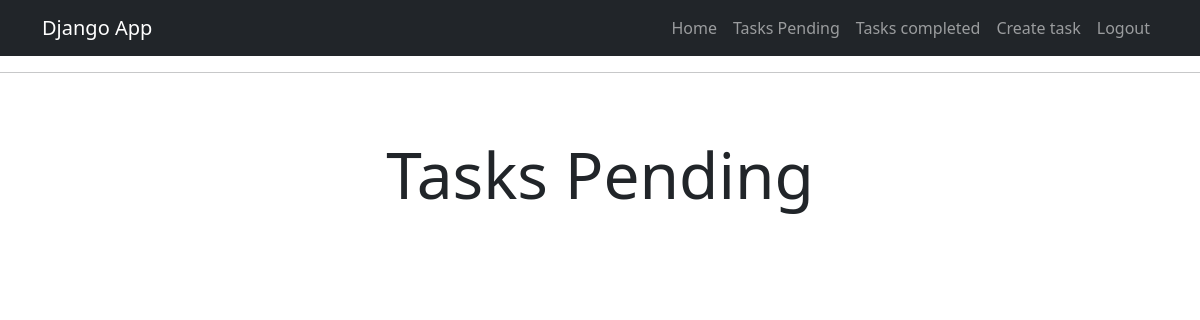
/tasks/ (signed in), run on an earlier commit of the app's database.
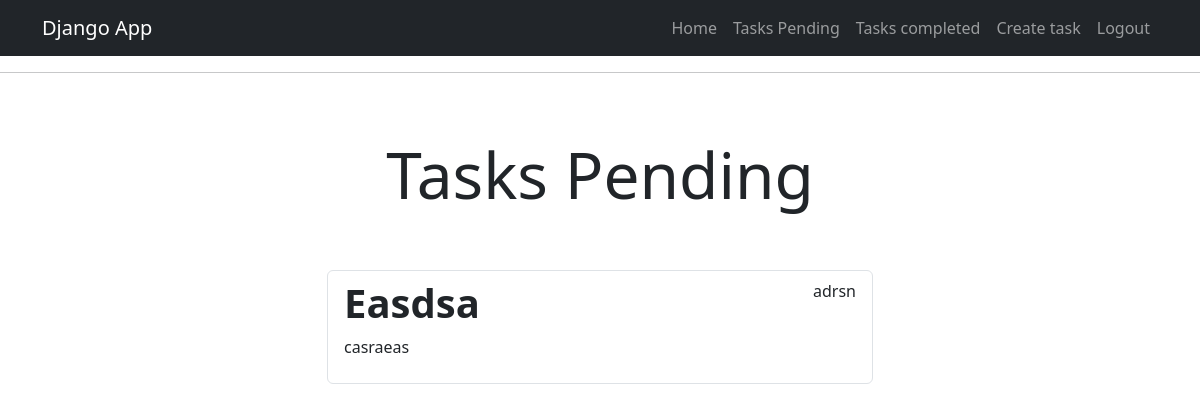
And on a later commit of the database.
### tasks/models.py (models this page shows, shortened)
class Task(models.Model):
    title = models.CharField(max_length=100)
    description = models.TextField(blank=True)
    created = models.DateTimeField(auto_now_add=True)
    datecompleted = models.DateTimeField(null=True, blank=True)
    important = models.BooleanField(default=False)
    user = models.ForeignKey(User, on_delete=models.CASCADE)

### tasks/views.py (the view)
# urls.py: path("tasks/", views.tasks, name='tasks'),
@login_required
def tasks(request):
    tasks = Task.objects.filter(user=request.user, datecompleted__isnull=True)
    return render(request, 'tasks.html', {
        'tasks': tasks
    })

### tasks/templates/tasks.html (shortened to what this page needs)
{% extends "base.html" %}
{% block content %}
    <main class="container">
        <div class="row">
            <div class="col-md-6 offset-md-3">
                <h1 class="text-center display-3 py-5">Tasks Pending</h1>
                <ul class="list-group">
                    {% for task in tasks %}
                        <a class="list-group-item" href="{% url 'task_detail' task.id %}">
                            <header class="d-flex justify-content-between">
                                {% if task.important %}
                                    <h1 class="fw-bold text-success">{{task.title}}</h1>
                                {% else %}
                                    <h1 class="fw-bold">{{task.title}}</h1>
                                {% endif %}
                                <p>{{task.user.username}}</p>
                            </header>
                            <p>{{task.description}}</p>
                        </a>
                    {% endfor %}
                </ul>
            </div>
        </div>
    </main>
{% endblock  %}

### tasks/templates/base.html (shortened to what this page needs)
<!DOCTYPE html>
<html lang="en">
<head>
    <link href="https://cdn.jsdelivr.net/npm/bootstrap@5.3.3/dist/css/bootstrap.min.css" rel="stylesheet">
</head>
<body>
    <nav class="navbar navbar-expand-lg bg-dark navbar-dark">
        <div class="container">
          <a class="navbar-brand" href="/">Django App</a>
          <div class="collapse navbar-collapse" id="navbarNav">
            <ul class="navbar-nav ms-auto">
              <li class="nav-item"><a class="nav-link" href="/">Home</a></li>
              {% if user.is_authenticated %}
                <li class="nav-item"><a class="nav-link" href="{% url 'tasks' %}">Tasks Pending</a></li>
                <li class="nav-item"><a class="nav-link" href="{% url 'tasks_completed' %}">Tasks completed</a></li>
                <li class="nav-item"><a class="nav-link" href="/tasks/create/">Create task</a></li>
                <li class="nav-item"><a class="nav-link" href="/logout">Logout</a></li>
              {% else %}
                <li class="nav-item"><a class="nav-link" href="/signup">Signup</a></li>
                <li class="nav-item"><a class="nav-link" href="/signin">Signin</a></li>
              {% endif %}
            </ul>
          </div>
        </div>
      </nav>
    <hr>
    {% block content %}
    {% endblock  %}
</body>
</html>

What changed in the data, as far as the page shows it:
added Task: title "Easdsa", user.username "adrsn", description "casraeas"
